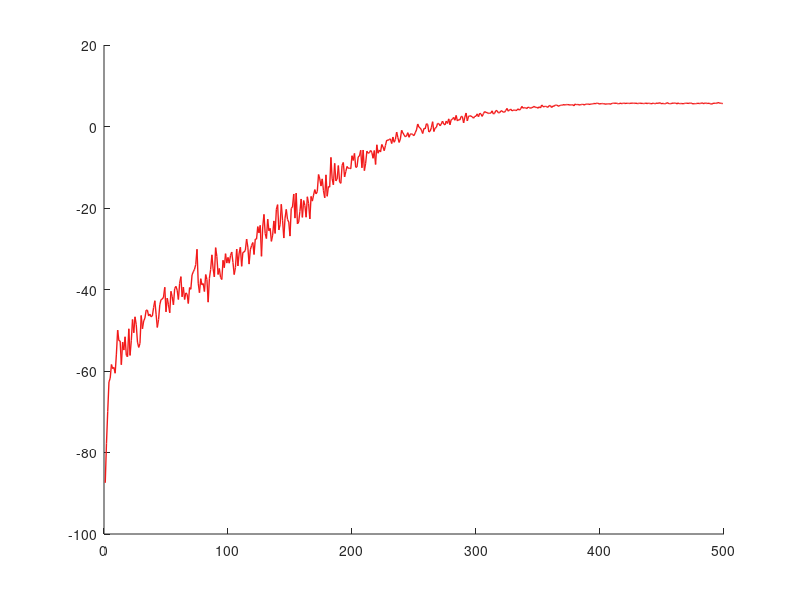

Write MATLAB code to recreate this figure. (Note: this script raises an error after producing the figure.)
%% refplots.m 
%%% ================================================ %%% 
%%% =========== Semester project at LASA ==========  %%%
%%% ============ Reinforcement Learning ============ %%% 
%%% ================= Ref. Plots =================== %%% 
%%% ================================================ %%%

clear all;
close all;
clc;
addpath(genpath('data/'));

%% Average reward per episode for recorded learning processes
sarsa_lambda_08_ar = load('sarsa_lambda_08_ar.mat');
sarsa_lambda_08_ar = sarsa_lambda_08_ar.cum_reward_per_episode;
ql_ar = load('ql_ar.mat');
ql_ar = ql_ar.cum_reward_per_episode;
sarsa_ar = load('sarsa_ar.mat');
sarsa_ar = sarsa_ar.cum_reward_per_episode;
ql_lambda_ar = load('ql_lambda_ar');
ql_lambda_ar = ql_lambda_ar.cum_reward_per_episode;
optimal_ar = load('optimal_ar');
optimal_ar = optimal_ar.cum_reward_per_episode;
random_ar = load('random_ar');
random_ar = random_ar.cum_reward_per_episode;
%subopt_1_ar = load('subopt_2_ar');
%subopt_1_ar = subopt_1_ar.cum_reward_per_episode;
size = min([size(optimal_ar,1),size(random_ar,1),size(sarsa_lambda_08_ar,1), size(ql_ar,1), size(ql_lambda_ar,1), size(sarsa_ar,1)]);

figure('units','normalized','outerposition',[0 0 1 1]) 
hold on;
% Sarsa 
p1 = plot(sarsa_ar(1:size-1),'LineWidth',1,'Color',[0.95, 0.1, 0.1]);
p1.Color(4) = 0.1;
p1p = plot(lpf(sarsa_ar(1:size-1),0.3),'LineWidth',2,'Color',[0.95, 0.1, 0.1]);
% Q-learning
p2 = plot(ql_ar(1:size-1),'LineWidth',1.2,'Color',[0.2, 0.2, 0.6]);
p2.Color(4) = 0.1;
p2p = plot(lpf(ql_ar(1:size-1),0.3),'LineWidth',2,'Color',[0.2, 0.2, 0.6]);
% Sarsa lambda
p3 = plot(sarsa_lambda_08_ar(1:size-1),'LineWidth',1.2,'Color',[0.2, 0.7, 0.2]);
p3.Color(4) = 0.1;
p3p = plot(lpf(sarsa_lambda_08_ar(1:size-1),0.3),'LineWidth',2,'Color',[0.2, 0.7, 0.2]);
% Watkins Q lambda
p4 = plot(ql_lambda_ar(1:size-1),'LineWidth',1.2,'Color',[0.3, 0.6, 1]);
p4.Color(4) = 0.1;
p4p = plot(lpf(ql_lambda_ar(1:size-1),0.3),'LineWidth',2,'Color',[0.3, 0.6, 1]);
% Optimal policy
p5 = plot(optimal_ar(1:size-1),'LineWidth',1.2,'Color',[0.3, 0.6, 1]);
p5.Color(4) = 0.1;
p5p = plot(lpf(optimal_ar(1:size-1),0.1),'--','LineWidth',2,'Color',[0.1, 0.1, 0.1]);
% Random policy
p6 = plot(random_ar(1:size-1),'LineWidth',1.2,'Color',[0.5, 0.5, 0.5]);
p6.Color(4) = 0.1;
p6p = plot(lpf(random_ar(1:size-1),0.05),'LineWidth',2,'Color',[0.5, 0.5, 0.5]);

%% Plots
xlabel('Number of iterations');
ylabel('Average reward');
h = legend([p1p,p2p,p3p,p4p,p5p,p6p],'Sarsa(0)','Q-learning','Sarsa(0.8)','Watkins Q(0.8)','Bellman optimal policy','Random policy','Location','southeast');
set(h,'FontSize',14);
title('Averaged rewards per minibatch for different methods','Interpreter','latex');